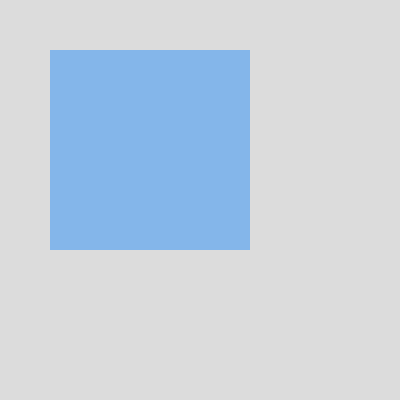
Frame 1 (no input)
Frame 60 (no input): identical to frame 1, image omitted
Frame 120 (the mouse pressed at the canvas centre since frame 60): identical to frame 1, image omitted

The p5.js sketch that drew this single still picture (run headless with seeded random() and noise() and a simulated clock; from frame 60 on, the mouse is pressed at the canvas centre):

// p5.js sketch
// ── sketch.js
function setup() {
  createCanvas(400, 400);
}

function draw() {
  background(220);

  rectMode(CENTER);

  noStroke();
  let c = color(0, 126, 255, 102);
  fill(c);
  rect(150, 150, 200, 200);
  let value = alpha(c); // Sets 'value' to 102
  fill(value);
}
